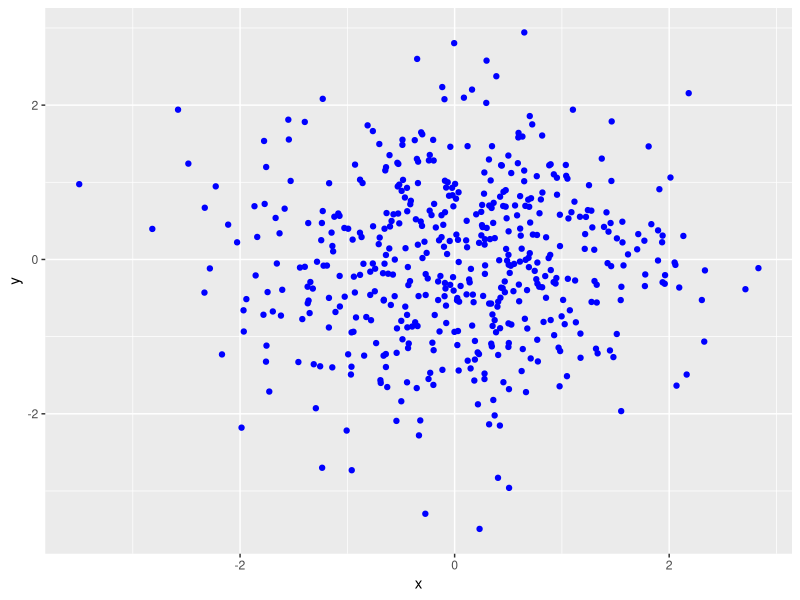
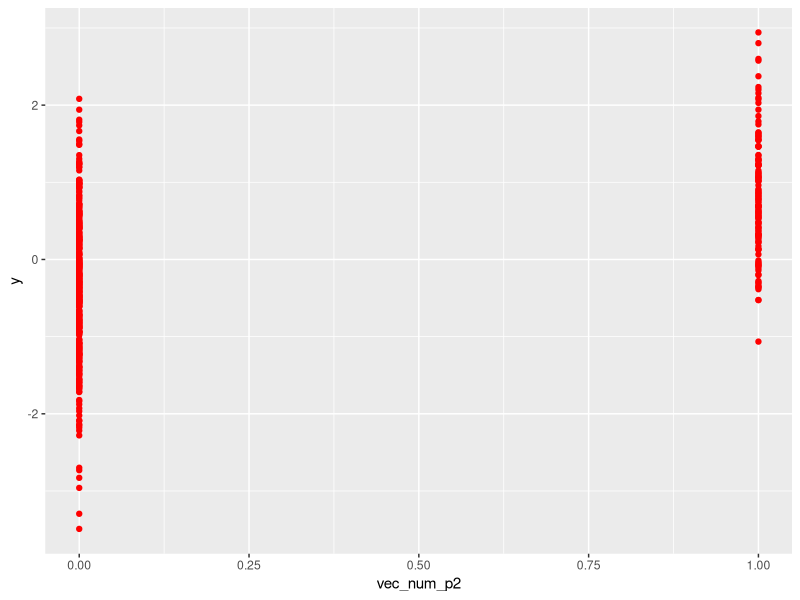
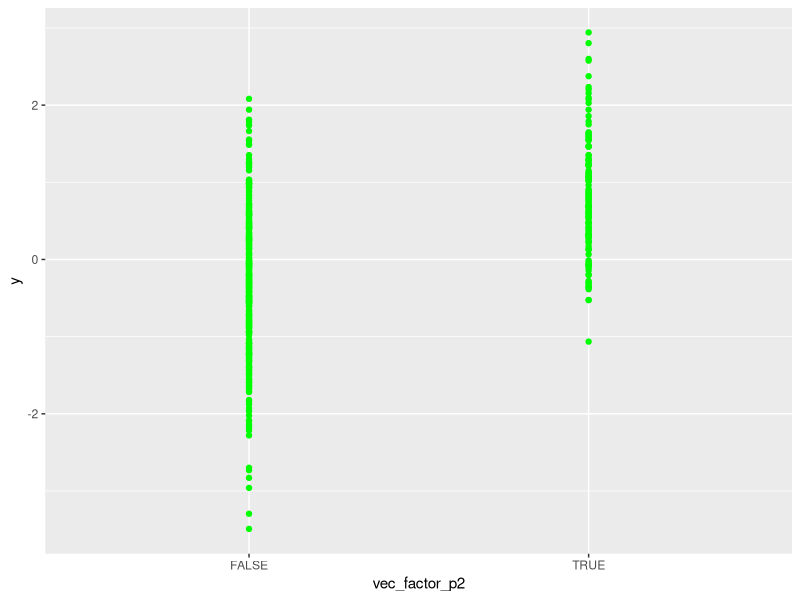
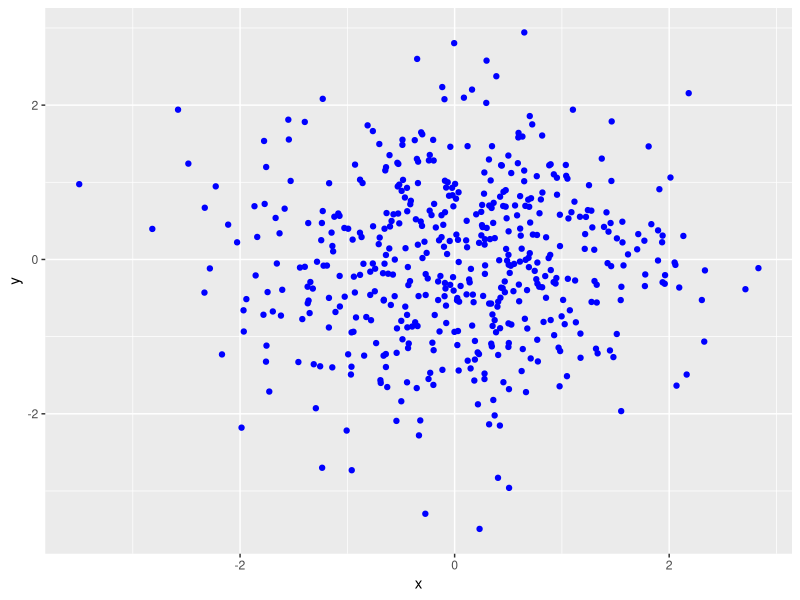

Recreate these plots in R, in order.
## ---- chunk 1
library(tidyverse)
## ---- chunk 2
problem_1_df = tibble(
  vec_numeric = rnorm(8),
  vec_logical = vec_numeric > 0,
  vec_character = c("hello", "hi", "hey", "day", "night", "goodbye", "bye", "goodnight"),
  vec_factor = factor(c("low", "low", "moderate", "moderate", "moderate", "moderate", "high", "high"))
)


## Means of each variable in my dataframe
mean(pull(problem_1_df, vec_numeric))
mean(pull(problem_1_df, vec_logical))
mean(pull(problem_1_df, vec_character))
mean(pull(problem_1_df, vec_factor))
## ---- chunk 3
as.numeric(pull(problem_1_df, vec_logical))*(pull(problem_1_df, vec_numeric))
as.factor(pull(problem_1_df, vec_logical))*(pull(problem_1_df, vec_numeric))
as.numeric(as.factor(pull(problem_1_df, vec_logical))*(pull(problem_1_df, vec_numeric)))
## ---- chunk 4
problem_2_df = tibble(
  x = rnorm(500),
  y = rnorm(500),
  vec_logical = (x + y) > 1,
  vec_num_p2 = as.numeric(vec_logical),
  vec_factor_p2 = as.factor(vec_logical)
)
## ---- chunk 5
ggplot(problem_2_df) + geom_point(aes(x = x, y = y), color = 'blue')
ggsave("hw1_scatter_plot1.pdf")

ggplot(problem_2_df) + geom_point(aes(x = vec_num_p2 ,y = y), color = 'red')

ggplot(problem_2_df) + geom_point(aes(x = vec_factor_p2 ,y = y), color = 'green')
